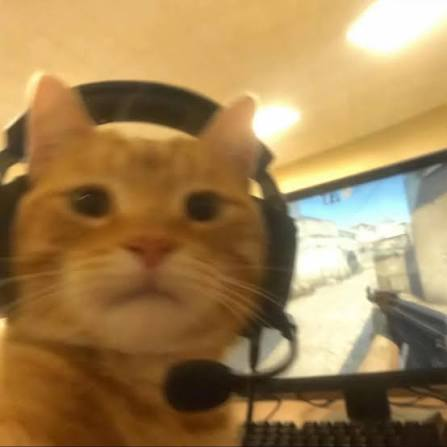
#> input picture assets/cat.jpeg, 447 x 447 px; its folder holds only this picture in this run
$ python opencv_load_and_display.py
#> lines starting #> are read from the running program, lines starting #| are printed output that depends on the picture
import os
import cv2
import matplotlib.pyplot as plt

# Resolve path reliably regardless of current working directory
script_dir = os.path.dirname(os.path.abspath(__file__))
img_path = os.path.normpath(os.path.join(script_dir, "..", "..", "assets", "cat.jpeg"))

if not os.path.exists(img_path):
    print(f"File not found at: {img_path}")
    print("Files currently in directory:", os.listdir("."))
else:
    img = cv2.imread(img_path)
#> img is the input picture: shape (447, 447, 3); mean B, G, R 83.3, 129.8, 161.3

    if img is None:
        print("OpenCV could not decode the image. Check if the file is corrupted.")
    else:
        print("Image loaded successfully!")
        print("Shape (Height, Width, Channels):", img.shape)
#| Shape (Height, Width, Channels): (447, 447, 3)

        # Convert BGR -> RGB so matplotlib displays correct colours
        img_rgb = cv2.cvtColor(img, cv2.COLOR_BGR2RGB)

        # Display original
        plt.figure(figsize=(8, 4))
        plt.subplot(1, 2, 1)
        plt.imshow(img_rgb)
        plt.title("Original")
        plt.axis("off")

        # Resize and display
        img_resized = cv2.resize(img, (400, 256))
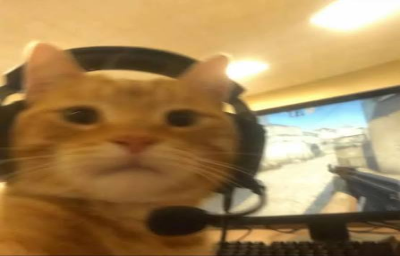
#> img_resized: shape (256, 400, 3); mean B, G, R 83.2, 129.7, 161.2
        img_resized_rgb = cv2.cvtColor(img_resized, cv2.COLOR_BGR2RGB)

        plt.subplot(1, 2, 2)
        plt.imshow(img_resized_rgb)
        plt.title("Resized (400x256)")
        plt.axis("off")

        plt.tight_layout()
        plt.show()
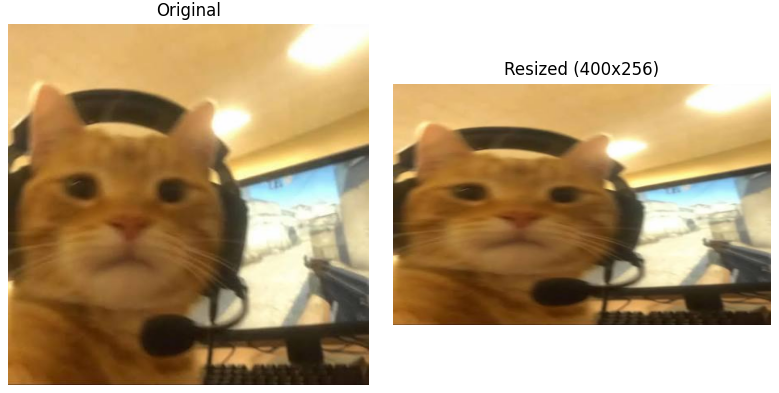
#> figure drawn by matplotlib, 2 panels
